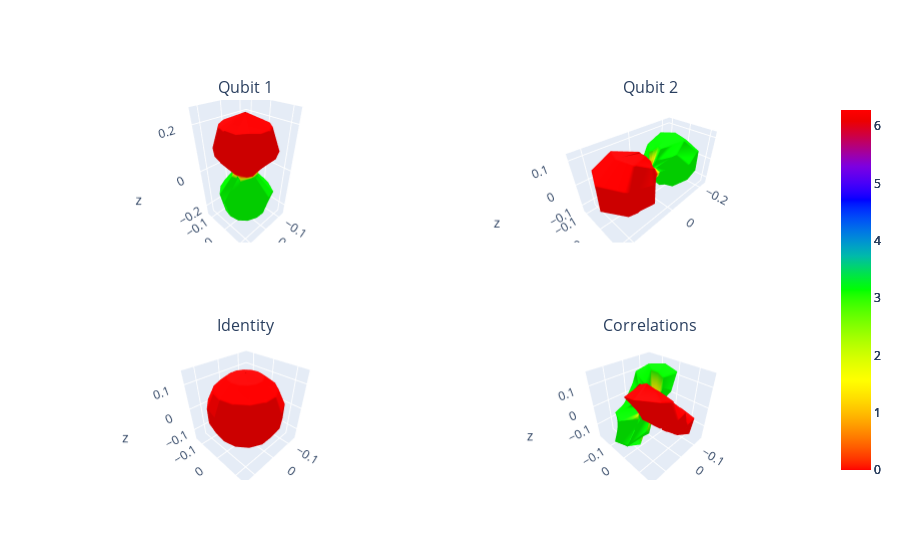

Source (notebook cell):
### Code cell
# Target density matrix (just provide some input matrix)
rhoT = 0.5*np.matrix([[1,1,0,0],[1,1,0,0],[0,0,0,0],[0,0,0,0]])
# running quantum circuits and getting the results.
WQST2Q.WQST_2Q_runner(res_theta,circ_q,simulator,1024,1,rhoT)
